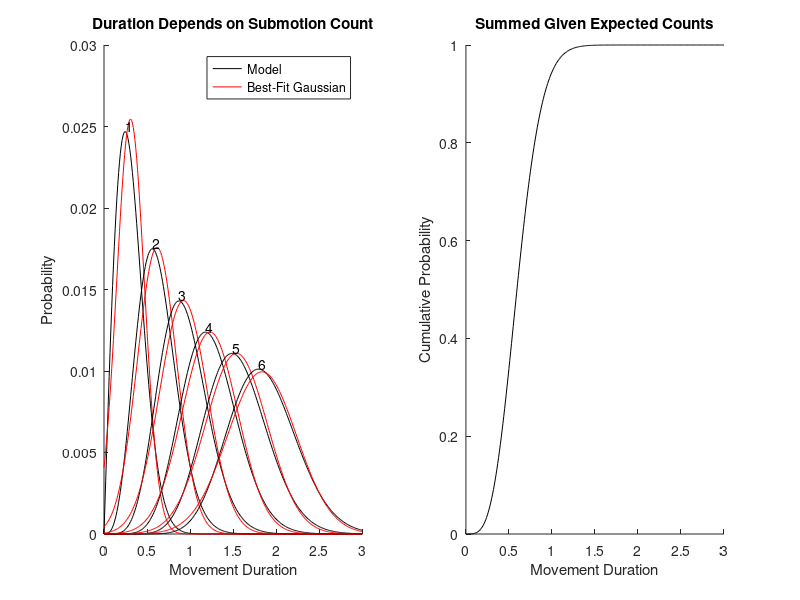

This figure's MATLAB source: (Note: this script raises an error after producing the figure.)
clc
clear all

zed=0:.01:3;
lz=length(zed);
lambda=.1207; %Empirical, sub 1
theta=.01; %.5301; %Empirical, sub 1

maxn=6;
pon=exp(-(1:maxn)/theta);
%pon(1)=0;
pon=pon/sum(pon);

p=1/lambda*exp(-zed.^2/lambda)*2.*zed;
p=p/sum(p);
pgn=p;

pn=zeros(maxn,lz);

%% setup

%CDF = 1-exp(-y^2/lambda), no surprise there. Y = peak to peak duration
figure(5)
clf
subplot(1,2,1)
hold on

for k=1:maxn
    plot(zed,pgn(1:lz),'k')
    mu=sum(zed.*pgn(1:lz));
    sigma=sqrt(sum(zed.^2.*pgn(1:lz))-mu^2);
    npdf=normpdf(zed,mu,sigma);
    npdf=npdf/sum(npdf);
    plot(zed,npdf,'r')
    
    [mp,imp]=max(pgn);
    text(zed(imp),mp,num2str(k),'verticalalignment','bottom')
    
    f=find(pgn(1:lz)>.00001);
    cp=cumsum(pgn(f));
    rnd=rand(10000,1);
    samples=interp1(cp,zed(f),rnd);
    skewness(samples)
    pgn=conv(p,pgn);
    
    pn(k,:)=pgn(1:lz)'*pon(k);
end
title('Duration Depends on Submotion Count')
ylabel('Probability')
xlabel('Movement Duration')
legend('Model','Best-Fit Gaussian')

%% whole pdf

subplot(1,2,2)
hold on
spn=sum(pn);
plot(zed,cumsum(spn),'k')
%mu=sum(zed.*spn);
%sigma=sqrt(sum(zed.^2.*spn)-mu^2);
%ncdf=normcdf(zed,mu,sigma);
%plot(zed,ncdf,'r')

title('Summed Given Expected Counts')
xlabel('Movement Duration')
ylabel('Cumulative Probability')

%% add in real data

load('../Data/curlkick/curlkick1g.mat')

tcats=[trials.targetcat];
dcats=[trials.disturbcat];

f=find((tcats==4)&~dcats);

segments=[.4 .3 .2 .1];
S=zeros(length(f),length(segments));
RW=S;

for k=1:length(f)
    tr=trials(f(k));
    [S(k,:),RW(k,:)]=getTsMetric(tr.x,tr.v,tr.a,tr.t,tr.x(1,:),tr.x(end,:),segments);
end

ecdf(S(:,end),'bounds','on');

[mu,sigma]=normfit(S(:,end));
plot(zed,normcdf(zed,mu,sigma),'r')
xlim([.3 .6])
%% wtf

figure(6)
hist(S,50)